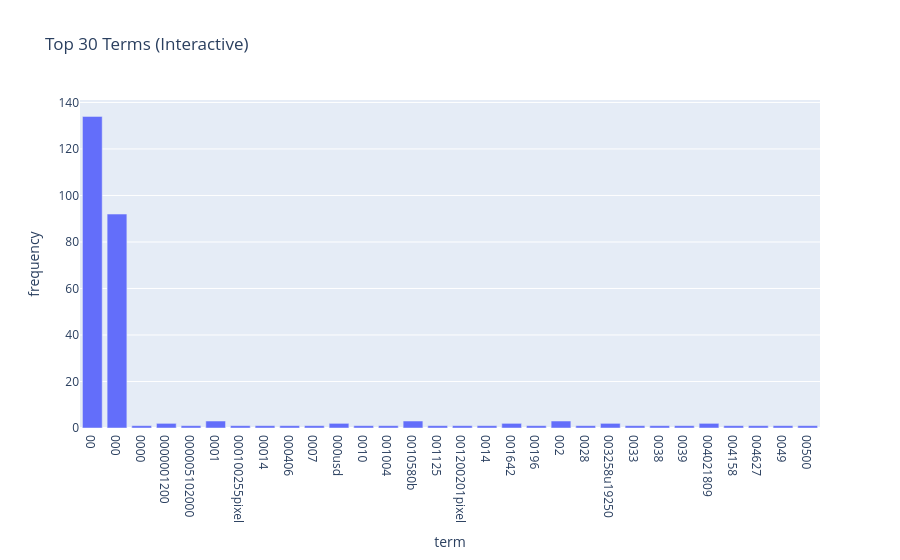

The code cell stored with this chart in its notebook:
### Markdown cell above
### >>> **Exercise 12 (take home):**
If you want a nicer interactive visualization here, I would encourage you try to install and use plotly to achieve this.

### Code cell
# Answer here
import plotly.express as px
import pandas as pd

df = pd.DataFrame({
    'term': count_vect.get_feature_names_out()[:30],
    'frequency': term_frequencies[:30]
})

fig = px.bar(df, x='term', y='frequency', title='Top 30 Terms (Interactive)')
fig.show()

### Figure 1 — Plotly figure (JSON) as saved in the notebook; plotly's stock layout.template omitted (floating-point values rounded to 4 significant figures)
{"data": [{"hovertemplate": "term=%{x}<br>frequency=%{y}<extra></extra>", "legendgroup": "", "marker": {"color": "#636efa", "pattern": {"shape": ""}}, "name": "", "orientation": "v", "showlegend": false, "textposition": "auto", "type": "bar", "x": ["00", "000", "0000", "0000001200", "000005102000", "0001", "000100255pixel", "00014", "000406", "0007", "000usd", "0010", "001004", "0010580b", "001125", "001200201pixel", "0014", "001642", "00196", "002", "0028", "003258u19250", "0033", "0038", "0039", "004021809", "004158", "004627", "0049", "00500"], "xaxis": "x", "y": [134, 92, 1, 2, 1, 3, 1, 1, 1, 1, 2, 1, 1, 3, 1, 1, 1, 2, 1, 3, 1, 2, 1, 1, 1, 2, 1, 1, 1, 1], "yaxis": "y"}], "layout": {"barmode": "relative", "legend": {"tracegroupgap": 0}, "title": {"text": "Top 30 Terms (Interactive)"}, "xaxis": {"anchor": "y", "domain": [0, 1], "title": {"text": "term"}}, "yaxis": {"anchor": "x", "domain": [0, 1], "title": {"text": "frequency"}}}}
